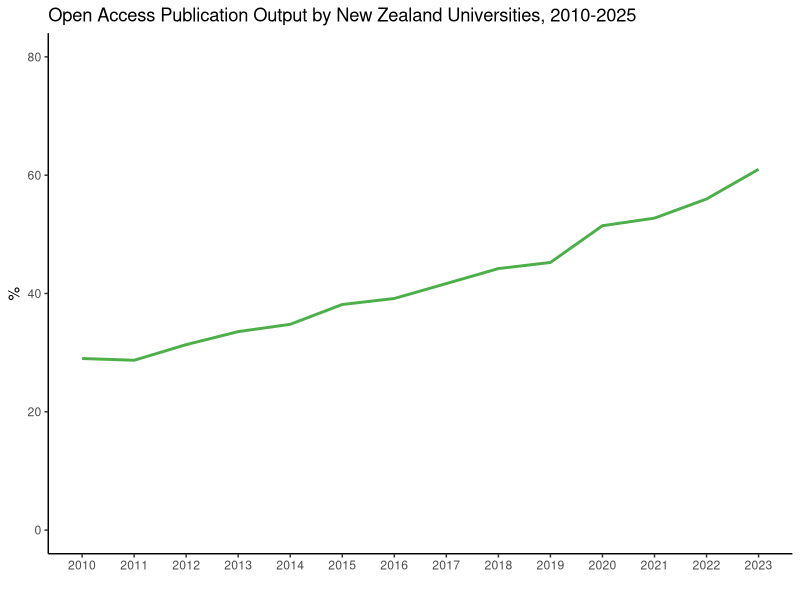
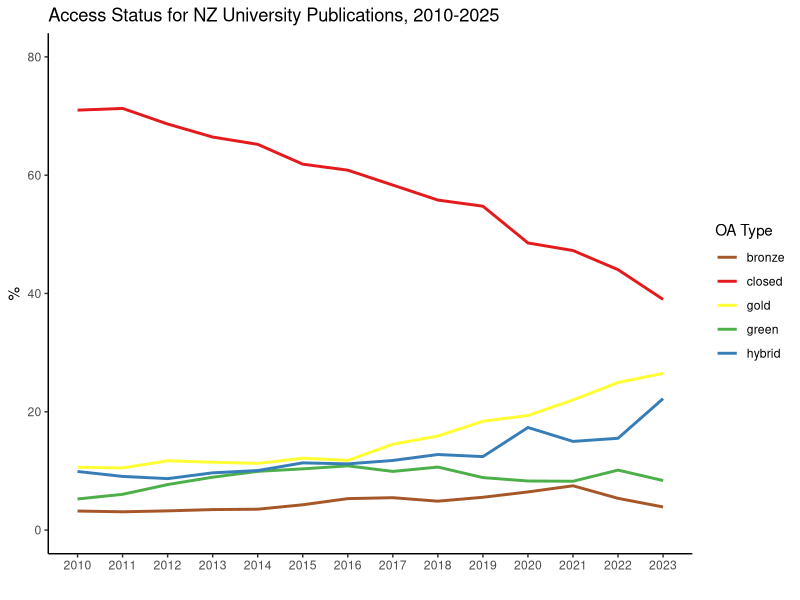
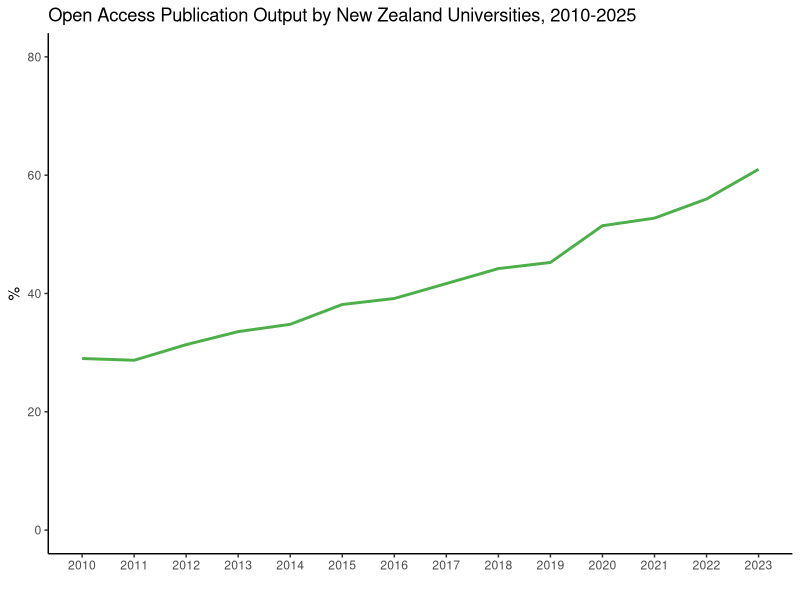
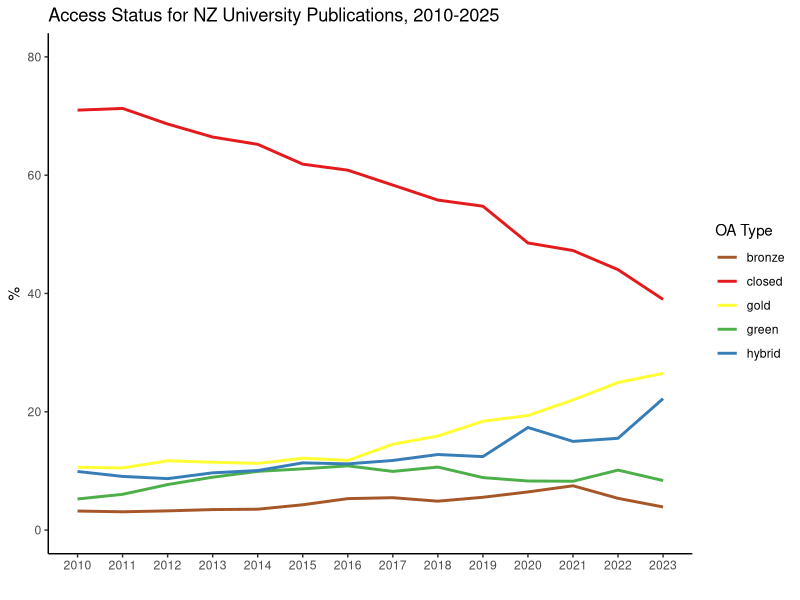

The R source for these figures, in order: (Note: this script raises an error after producing the figures.)
## ---- chunk 1
knitr::opts_chunk$set(echo=FALSE)
knitr::opts_chunk$set(warning=FALSE)
knitr::opts_chunk$set(message=FALSE)
knitr::opts_chunk$set(fig.align="center")
library(tidyverse)
## ---- chunk 2
# Get most current full year

prev_year <- as.numeric(format(Sys.Date(), "%Y"))-1

# Read in data generated by Open Alex query

oa_nz <- read.csv("data/oa_nz_2023.csv")

# Calculate overall access status proportions for each year

oa_nz_trend <- oa_nz |> 
  group_by(year,oa_type) |> 
  summarise(
    value = sum(value),
  ) |> 
  group_by(year) |> 
  summarise(
    year = year,
    oa_type = oa_type,
    value = value,
    pc = value / sum(value) * 100,
  ) |> 
  mutate(
    open = case_when(oa_type != "closed" ~ "open", .default = oa_type),
  ) |> 
  group_by(year, open) |> 
  summarise(
    pc = sum(pc),
  ) |> 
  filter(open == "open")
## ---- chunk 3
# Plot by open type

oa_nz_trend_title <- paste0("Open Access Publication Output by New Zealand Universities, 2010-", prev_year)

ggplot(oa_nz_trend, aes(x = year, y = pc)) +
  geom_line(size = 1, colour = "#4DAF4A", show.legend = FALSE) +
  theme_classic() +
  xlab("") +
  ylab("%") +
  ylim(0, 80) +
  scale_x_continuous(n.breaks = prev_year-2010) +
  ggtitle(oa_nz_trend_title)

ggsave("fig/1-nz-oa-output.png")
## ---- chunk 4
# Plot by access type

oa_nz_types_title <- (paste0("Access Status for NZ University Publications, 2010-", prev_year))

oa_nz_types <- oa_nz |> 
  group_by(year,oa_type) |> 
  summarise(
    value = sum(value),
  ) |> 
  group_by(year) |> 
  summarise(
    year = year,
    oa_type = oa_type,
    value = value,
    pc = value / sum(value) * 100,
  )
  
ggplot(oa_nz_types, aes(x = year, y = pc, colour = oa_type)) +
  geom_line(size = 1) +
  theme_classic() +
  scale_colour_manual(name = "OA Type", 
                     values = c("bronze" = "#A65628",
                                "hybrid" = "#377EB8",
                                "gold" = "#FFFF33",
                                "green" = "#4DAF4A",
                                "closed" = "#E41A1C")) +
  xlab("") +
  ylab("%") +
  ylim(0, 80) +
  scale_x_continuous(n.breaks = prev_year-2010) +
  ggtitle(oa_nz_types_title)

ggsave("fig/2-access-status-all.png")
## ---- chunk 5
oa_nz_unis <- oa_nz |> 
  filter(year == 2023) 

oa_nz_unis$oa_type <- factor(oa_nz_unis$oa_type, 
                            levels = c("bronze","green", "hybrid", "gold", "closed"))

oa_nz_unis_title <- (paste0("OA Type by Institution, ", prev_year))
  
ggplot(oa_nz_unis, aes(x = institution, y = pc, fill = oa_type)) +
  geom_bar(position="dodge", stat="identity") +
  scale_fill_manual( name = "OA Type", 
                     values = c("bronze" = "#A65628",
                                "hybrid" = "#377EB8",
                                "gold" = "#FFFF33",
                                "green" = "#4DAF4A",
                                "closed" = "#E41A1C")) +
  coord_flip() +
  theme_classic() +
  xlab("") +
  ylab("%") +
  ggtitle(oa_nz_unis_title)

ggsave("fig/3-type-institution.png")
## ---- chunk 6
plot_titles_all <- paste0("Access Status for ", unique(oa_nz$institution), ", 2010-", prev_year)

plot_function <- function(oa_nz) {
  p <- ggplot(oa_nz, aes(x = year, y = pc, colour = oa_type))
  p <- p + geom_line(size = 1) +
    scale_colour_manual(name = "OA Type", 
                        values = c("bronze" = "#A65628",
                                   "hybrid" = "#377EB8",
                                   "gold" = "#FFFF33",
                                   "green" = "#4DAF4A",
                                   "closed" = "#E41A1C")) +
    theme_classic() +
    xlab("") +
    ylab("%") +
    ylim(0, 80) +
    scale_x_continuous(n.breaks = prev_year-2010)
  return(p)
}

plot_list <- oa_nz |> 
  group_split(institution) |> 
  map(~ plot_function(.x))

plot_list <- lapply(seq_along(plot_list), function(i) { 
  plot_list[[i]] + ggtitle(plot_titles_all[i])
})

wrapped_plot <- patchwork::wrap_plots(plot_list, ncol = 1)

nb_plots <- length(plot_list)
baseheight <- grDevices::dev.size(units = "px")[1]
ggsave("fig/4-trend-all.png",
       wrapped_plot,
       height = nb_plots * baseheight,
       units = "px",
       limitsize = FALSE)

wrapped_plot
